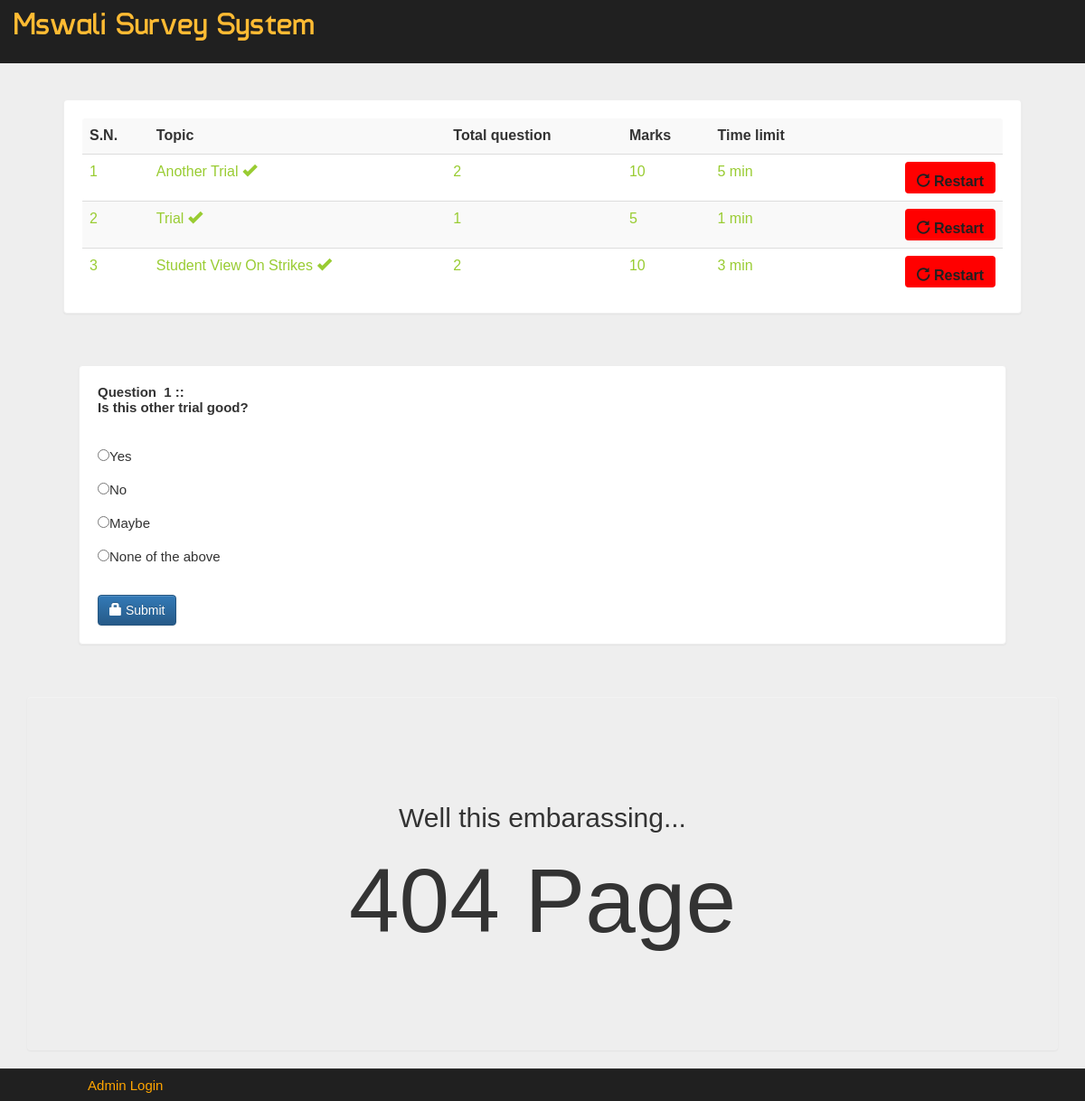
/account.php?q=survey&step=2&eid=5bacef20db9a7&n=1&t=2, run on the app's committed database.
### tables this page shows
CREATE TABLE IF NOT EXISTS `survey` (
  `eid` text NOT NULL,
  `title` varchar(100) NOT NULL,
  `sahi` int(11) NOT NULL,
  `wrong` int(11) NOT NULL,
  `total` int(11) NOT NULL,
  `time` bigint(20) NOT NULL,
  `intro` text NOT NULL,
  `tag` varchar(100) NOT NULL,
  `date` timestamp NOT NULL DEFAULT CURRENT_TIMESTAMP ON UPDATE CURRENT_TIMESTAMP
);

CREATE TABLE IF NOT EXISTS `questions` (
  `id` int(11) NOT NULL AUTO_INCREMENT,
  `eid` text NOT NULL,
  `qid` text NOT NULL,
  `qns` text NOT NULL,
  `choice` int(10) NOT NULL,
  `sn` int(11) NOT NULL,
  PRIMARY KEY (`id`)
);

CREATE TABLE IF NOT EXISTS `options` (
  `qid` varchar(50) NOT NULL,
  `option` varchar(5000) NOT NULL,
  `optionid` text NOT NULL
);

### account.php (the view, shortened to what this page needs)
<!DOCTYPE html PUBLIC "-//W3C//DTD XHTML 1.0 Transitional//EN" "http://www.w3.org/TR/xhtml1/DTD/xhtml1-transitional.dtd">
<html xmlns="http://www.w3.org/1999/xhtml">
<head>
<link  rel="stylesheet" href="css/bootstrap.min.css"/>
 <link  rel="stylesheet" href="css/bootstrap-theme.min.css"/>
 <link rel="stylesheet" href="css/main.css">
 <link  rel="stylesheet" href="css/font.css">
</head>
<body>
<div class="header">
<div class="row">
<div class="col-lg-6">
<span class="logo">Mswali Survey System</span></div>
 <?php
 include_once 'dbConnection.php';
 ?>
</div></div>
<div class="bg">
<div class="container">
<div class="row">
<div class="col-md-12">
<?php
$result = mysqli_query($con,"SELECT * FROM survey ORDER BY date DESC") or die('Error');
echo  '<div class="panel"><table class="table table-striped title1">
<tr><td><b>S.N.</b></td><td><b>Topic</b></td><td><b>Total question</b></td><td><b>Marks</b></td><td><b>Time limit</b></td><td></td></tr>';
$c=1;
while($row = mysqli_fetch_array($result)) {
	$title = $row['title'];
	$total = $row['total'];
	$sahi = $row['sahi'];
    $time = $row['time'];
	$eid = $row['eid'];
$q12=mysqli_query($con,"SELECT score FROM history " )or die('Error98');
$rowcount=mysqli_num_rows($q12);
if($rowcount == 0){
	echo '<tr><td>'.$c++.'</td><td>'.$title.'</td><td>'.$total.'</td><td>'.$sahi*$total.'</td><td>'.$time.'&nbsp;min</td>
	<td><b><a href="account.php?q=survey&step=2&eid='.$eid.'&n=1&t='.$total.'" class="pull-right btn sub1" style="margin:0px;background:#99cc32"><span class="glyphicon glyphicon-new-window" aria-hidden="true"></span>&nbsp;<span class="title1"><b>Start</b></span></a></b></td></tr>';
}
else
{
echo '<tr style="color:#99cc32"><td>'.$c++.'</td><td>'.$title.'&nbsp;<span title="This survey is already solve by you" class="glyphicon glyphicon-ok" aria-hidden="true"></span></td><td>'.$total.'</td><td>'.$sahi*$total.'</td><td>'.$time.'&nbsp;min</td>
	<td><b><a href="update.php?q=surveyre&step=25&eid='.$eid.'&n=1&t='.$total.'" class="pull-right btn sub1" style="margin:0px;background:red"><span class="glyphicon glyphicon-repeat" aria-hidden="true"></span>&nbsp;<span class="title1"><b>Restart</b></span></a></b></td></tr>';
}
}
echo '</table></div>';
?>
<?php
if(@$_GET['q']== 'survey' && @$_GET['step']== 2) {
$eid=@$_GET['eid'];
$sn=@$_GET['n'];
$total=@$_GET['t'];
$q=mysqli_query($con,"SELECT * FROM questions WHERE eid='$eid' AND sn='$sn' " );
echo '<div class="panel" style="margin:5%">';
while($row=mysqli_fetch_array($q) )
{
$qns=$row['qns'];
$qid=$row['qid'];
echo '<b>Question &nbsp;'.$sn.'&nbsp;::<br />'.$qns.'</b><br /><br />';
}
$q=mysqli_query($con,"SELECT * FROM options WHERE qid='$qid' " );
echo '<form action="update.php?q=survey&step=2&eid='.$eid.'&n='.$sn.'&t='.$total.'&qid='.$qid.'" method="POST"  class="form-horizontal">
<br />';
while($row=mysqli_fetch_array($q) )
{
$option=$row['option'];
$optionid=$row['optionid'];
echo'<input type="radio" name="ans" value="'.$optionid.'">'.$option.'<br /><br />';
}
echo'<br /><button type="submit" class="btn btn-primary"><span class="glyphicon glyphicon-lock" aria-hidden="true"></span>&nbsp;Submit</button></form></div>';
}
?>
<?php
if(@$_GET['q'] > 2)
{
  echo'
    <div class="alert alert-default" style="text-align:center;">
    <br>
    <br>
    <br>
    <br>
    <br>
    <br>
    <h4 style="font-size:30px;">Well this embarassing...</h4>
    <h1 style="font-size:100px;">404 Page</h1>
    <br>
    <br>
    <br>
    <br>
    <br>
    </div>
  ';
}
?>
</div></div></div></div>
<div class="row footer">
<div class="col-md-3 box">
<a href="#" data-toggle="modal" data-target="#login">Admin Login</a></div>
</div>
</body>
</html>

### css/main.css (style rules this page uses)
body { overflow-x:hidden; width:100%; font: 15px "Century Gothic", "Times Roman", sans-serif; background:#eee; min-height:550px; background-attachment:fixed; }
.bg { min-height:540px; }
.panel { border-color:#eee; margin:40px; padding:20px; font: 15px "Century Gothic", "Times Roman", sans-serif; }
.header { background:#202020; height:70px; }
.logo { font-family:'typo'; font-size:35px; color:#ffbb33; margin:15px; }
.title1 { font: 16px "Century Gothic", "Times Roman", sans-serif; }
.sub1 { width:90px; color:#202020; background:orange; font-size:15px; height:35px; margin:20px; padding:10px; width:100px; }
.footer { font-size:15px; text-align:center; border-top:1px solid; border-color:#323232; background-color:#202020; }
.footer a { margin:25px; color:orange; text-decoration:none; font: 15px "Century Gothic", "Times Roman", sans-serif; }
.box { padding:9px; }

### data on the page
survey: title "Another Trial", total "2", $sahi*$total "10", time "5"
survey: title "Trial", total "1", $sahi*$total "5", time "1"
survey: title "Student View On Strikes", total "2", $sahi*$total "10", time "3"
questions: qns "Is this other trial good?"
options: option "Yes"
options: option "No"
options: option "Maybe"
options: option "None of the above"
